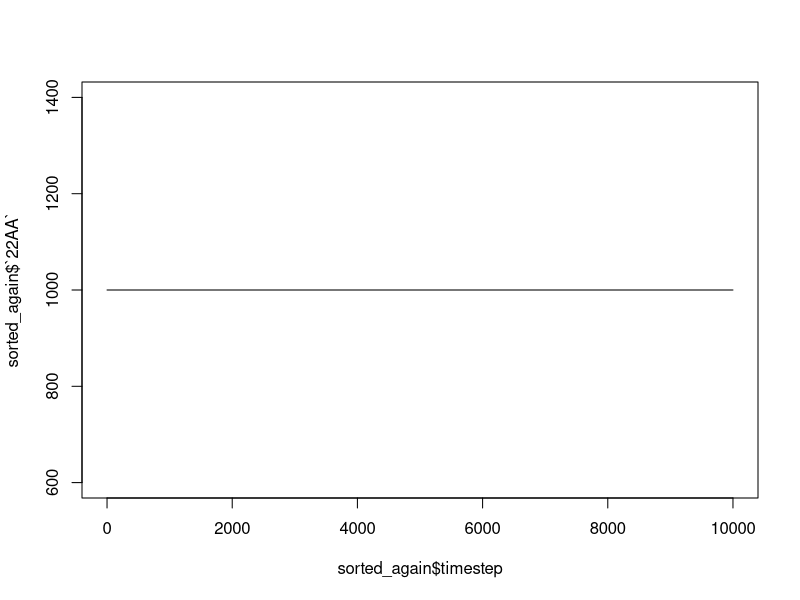
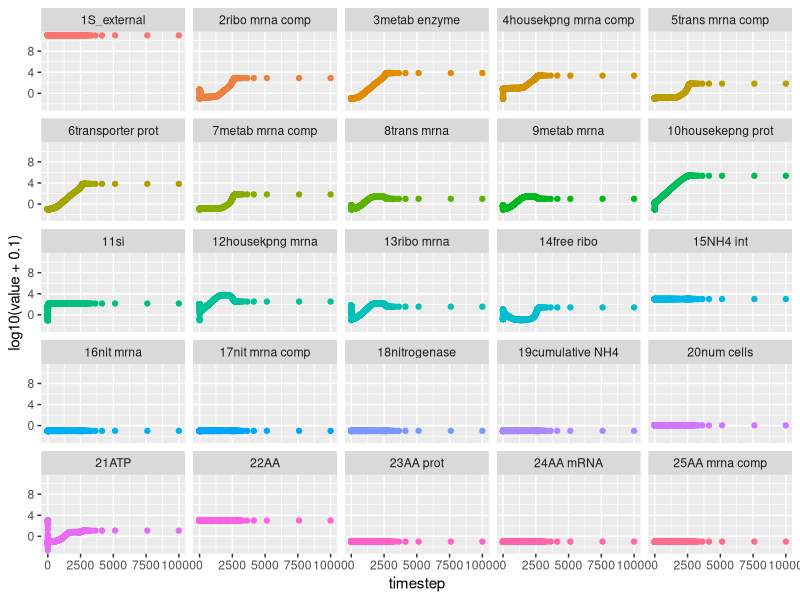

Reproduce these figures in R, in order.
# rm(list=ls())
# graphics.off()

library(ggplot2)
library(reshape2)
# library(gridExtra)
# library(cowplot)

#Plotted and saved model k_cat_AA: 0.01 k_a_NH4: 0.01k_a: 0.01k_NH4: 0.01k_a_AA: 0.01k_NH4_AA: 0.01k_ribo_a: 100.0k_ribo_AA: 0.01k_ribo_a_AA: 0.01k_ribo_AA_a: 100.0

# raw_data= read.csv("../data/high-AA-results-k_AA_0.01k_a_NH40.01k_a0.01k_NH40.01k_a_AA0.01k_NH4_AA0.01k_ribo_a0.01k_ribo_AA0.01k_ribo_a_AA0.01k_ribo_AA_a1.0.csv")
# raw_data = read.csv("../data/high-AA-results-k_AA_0.01k_a_NH40.01k_a0.01k_NH40.01k_a_AA0.01k_NH4_AA0.01k_ribo_a100.0k_ribo_AA100.0k_ribo_a_AA100.0k_ribo_AA_a100.0.csv")
# raw_data= read.csv("../data/high-AA-results-k_AA_0.01k_a_NH40.01k_a0.01k_NH40.01k_a_AA0.01k_NH4_AA0.01k_ribo_a0.01k_ribo_AA0.01k_ribo_a_AA0.01k_ribo_AA_a10000.0.csv")
# raw_data= read.csv("../data/10.0/param-sweep-10.0-0.1-0.1-1000.0-0.1-0.1-0.1-0.1-0.1.csv")

# raw_data= read.csv("testfile.csv")
raw_data<- read.csv("original-model-output.csv")

raw_data = raw_data[,-c(1)]
sorted_data= raw_data[,order(names(raw_data))]
colnames(sorted_data)<- substring(names(sorted_data),6)

sorted_again<-sorted_data[,c("tamp","1","2","3","4","5","6","7","8","9","10","11","12","13","14","15","16","17","18","19","20","21","22","23","24","25")]
colnames(sorted_again)= c("timestep","1S_external","2ribo mrna comp","3metab enzyme","4housekpng mrna comp","5trans mrna comp","6transporter prot","7metab mrna comp","8trans mrna","9metab mrna","10housekepng prot","11si","12housekpng mrna","13ribo mrna","14free ribo","15NH4 int","16nit mrna","17nit mrna comp","18nitrogenase","19cumulative NH4","20num cells","21ATP","22AA","23AA prot","24AA mRNA","25AA mrna comp")

melted_data<- melt(sorted_again, id.var="timestep")
melted_data['log_molecules']= log(melted_data['value']+0.1)

min(sorted_again$`22AA`)

# plt = ggplot(data = melted_data, aes(x = timestep, y = log(value)))+geom_line(aes(color = variable))
# plt2=ggplot(data = melted_data, aes(x = timestep, y = log_molecules))+geom_line(aes(color = variable))
# plt
# plt2
############################
#change this to plot a different single ODE
plot(type = "l",y=sorted_again$`22AA`,x= sorted_again$timestep)#, xlim = c(9900,10400), ylab = "num of cells", xlab = "timestep")#, main = "NH4 constant at 1000. gamma modded: k_ribo_a = 0.01 k_ribo_AA= 0.01 k_ribo_a_AA = 0.01 k_ribo_AA_a = 1000.\n AA_prot_params: k_AA= 1000.0 k_cat_AA= 1000.0 k_a_NH4 = 1000.0 k_a = 1000.0 k_NH4 = 1000.0 k_a_AA = 0.01 k_NH4_AA= 0.01")
###########################
tail(sorted_again$`14free ribo`)[5]
tail(sorted_again$`2ribo mrna comp`)[5]
sorted_again$`14free ribo`


plt3 = ggplot(data = melted_data, aes(x = timestep, y = log10(value+0.1))) +theme(legend.position = "none")+geom_point(aes(color = variable))+ facet_wrap(~ variable, ncol = 5)
plt3
# min(sorted_again$`2ribo mrna comp`)


# gam_data = read.csv("../data/gamma-file-1000.0-1000.0-1000.0-1000.0-0.01-0.01-0.01-0.01-0.01-1000.0.csv", header = F)
# gam_data["timestep"]<-seq(1,nrow(gam_data))
# colnames(gam_data)<- c("gamma","AA","atp","timestep")
# melted_gam<- melt(gam_data, id.var = "timestep")
# plot(gam_data$atp)
# plot(gam_data$gamma)
# plot(gam_data$AA)
# plt4<- ggplot(data = melted_gam, aes(y=log(value), x = timestep)) +geom_line(aes(color = variable))
# plt4



# par(mfcol=c(4,1))
# params_data = read.csv("../data/high-AA-params-file-0.01-0.01-0.01-0.01-0.01-0.01-0.01-0.01-0.01-1.0.csv")
# #AA_3= raw_data[raw_data$timestamp>20000,]
# plot(y= raw_data$value22, x=raw_data$timestamp, ylab = "num of AA (k_ribo_AA_a:1.0)")
# plot(params_data$new_AA, ylab = "num of AA produced")
# plot(params_data$AA_prot, ylab ="AA proteins")
# plot(params_data$AA_req, ylab = "AA requirement")
